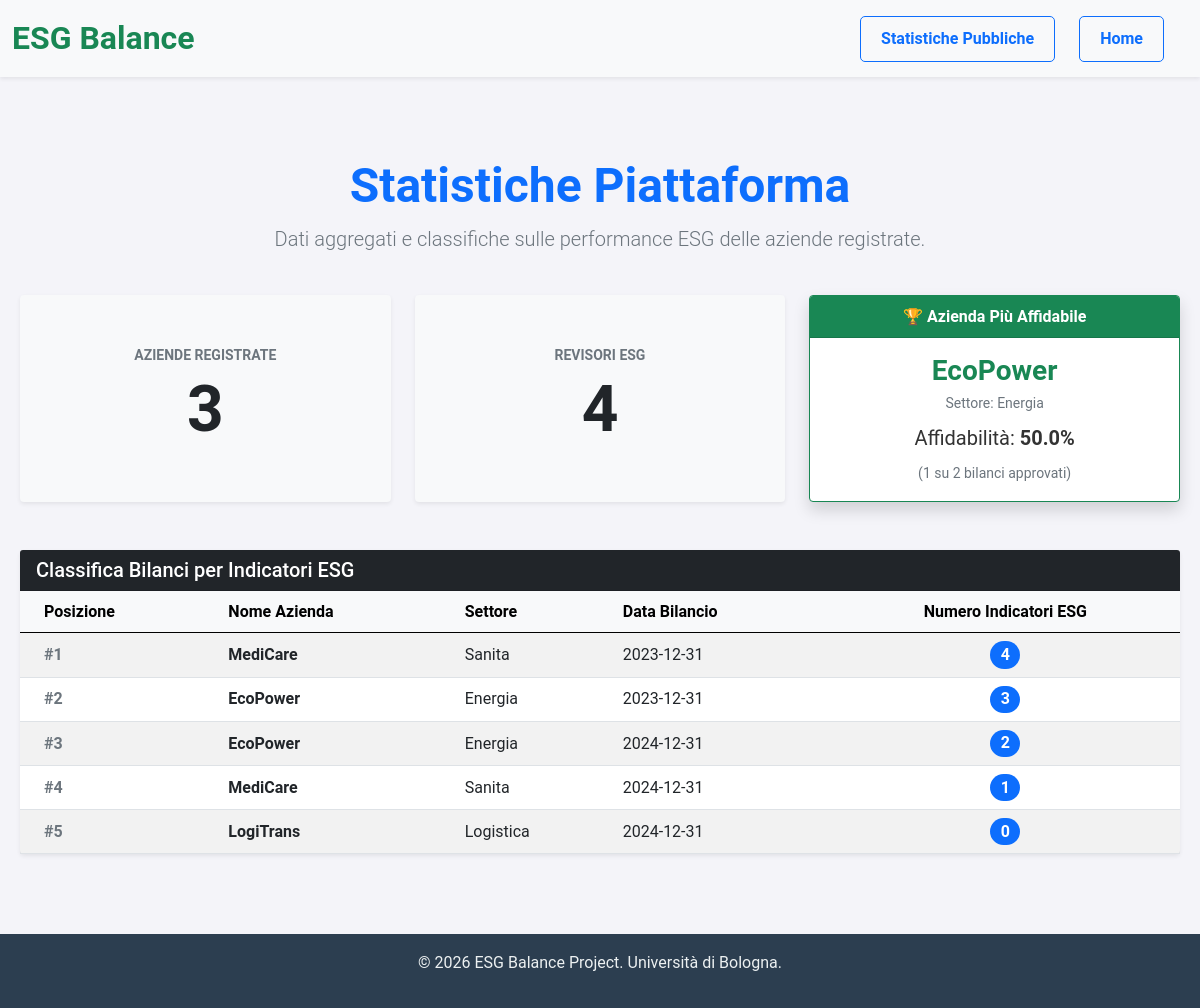
The page /views/statistiche.php on the database its author committed.
### tables this page shows
CREATE TABLE if NOT Exists Azienda (
    RagioneSociale VARCHAR(255) PRIMARY KEY,
    Nome VARCHAR(200),
    Settore VARCHAR(200),
    NBilanci INT DEFAULT 0,
    NDipendenti INT,
    Logo VARCHAR(255),
    PartitaIva VARCHAR(11) UNIQUE,
    Responsabile VARCHAR(20),
    Foreign Key (Responsabile) REFERENCES Responsabile (Utente)
);

### public/views/statistiche.php (the view, shortened to what this page needs)
<?php
require_once __DIR__ . '/header.php';
try {
    $db = Database::getInstance();
    $conn = $db->getConnection();
} catch (Exception $e) {
    $erroreDb = "Errore di connessione al database: " . $e->getMessage();
}
$numAziende = 0;
$numRevisori = 0;
$aziendaTop = null;
$classificaESG = [];
if (!isset($erroreDb)) {
    try {
        $stmt1 = $conn->query("SELECT NumeroAziende FROM NumeroAziende");
        $numAziende = $stmt1->fetchColumn() ?: 0;
        $stmt2 = $conn->query("SELECT NumeroRevisoriESG FROM NumeroRevisoriESG");
        $numRevisori = $stmt2->fetchColumn() ?: 0;
        $stmt3 = $conn->query("SELECT * FROM AziendaAffidabilitaMaggiore");
        $aziendaTop = $stmt3->fetch(PDO::FETCH_ASSOC);
        $stmt4 = $conn->query("SELECT * FROM Vista_ClassificaESG ORDER BY Numero_Indicatori_ESG DESC, DataBilancio DESC");
        $classificaESG = $stmt4->fetchAll(PDO::FETCH_ASSOC);
    } catch (PDOException $e) {
        $erroreDb = "Errore nel caricamento delle statistiche: " . $e->getMessage();
    }
}
?>
<div class="container my-5">
    <div class="row mb-4">
        <div class="col-12 text-center">
            <h1 class="display-5 fw-bold text-primary">Statistiche Piattaforma</h1>
            <p class="text-muted lead">Dati aggregati e classifiche sulle performance ESG delle aziende registrate.</p>
        </div>
    </div>
    <?php if (isset($erroreDb)): ?>
        <div class="alert alert-danger" role="alert">
            <?php echo htmlspecialchars($erroreDb); ?>
        </div>
    <?php else: ?>
        <div class="row g-4 mb-5">
            <div class="col-md-4">
                <div class="card h-100 shadow-sm border-0 bg-light text-center">
                    <div class="card-body d-flex flex-column justify-content-center">
                        <h5 class="text-uppercase text-muted small fw-bold">Aziende Registrate</h5>
                        <h2 class="display-3 text-dark mb-0 fw-bold"><?php echo (int) $numAziende; ?></h2>
                    </div>
                </div>
            </div>
            <div class="col-md-4">
                <div class="card h-100 shadow-sm border-0 bg-light text-center">
                    <div class="card-body d-flex flex-column justify-content-center">
                        <h5 class="text-uppercase text-muted small fw-bold">Revisori ESG</h5>
                        <h2 class="display-3 text-dark mb-0 fw-bold"><?php echo (int) $numRevisori; ?></h2>
                    </div>
                </div>
            </div>
            <div class="col-md-4">
                <div class="card h-100 shadow border-success text-center">
                    <div class="card-header bg-success text-white fw-bold">
                        🏆 Azienda Più Affidabile
                    </div>
                    <div class="card-body d-flex flex-column justify-content-center">
                        <?php if ($aziendaTop && !empty($aziendaTop['NomeAzienda'])): ?>
                            <h3 class="text-success fw-bold mb-1">
                                <?php echo htmlspecialchars($aziendaTop['NomeAzienda']); ?>
                            </h3>
                            <p class="text-muted small mb-2">Settore: <?php echo htmlspecialchars($aziendaTop['Settore']); ?>
                            </p>
                            <div class="fs-5">
                                Affidabilità:
                                <strong><?php echo number_format((float) $aziendaTop['Percentuale_Affidabilita'], 1); ?>%</strong>
                            </div>
                            <div class="small text-muted mt-2">
                                (<?php echo (int) $aziendaTop['NumApprovazioni']; ?> su
                                <?php echo (int) $aziendaTop['NumTotali']; ?> bilanci approvati)
                            </div>
                        <?php else: ?>
                            <p class="text-muted mb-0">Dati insufficienti per il calcolo.</p>
                        <?php endif; ?>
                    </div>
                </div>
            </div>
        </div>
        <div class="row">
            <div class="col-12">
                <div class="card shadow-sm border-0">
                    <div class="card-header bg-dark text-white">
                        <h5 class="mb-0">Classifica Bilanci per Indicatori ESG</h5>
                    </div>
                    <div class="card-body p-0">
                        <div class="table-responsive">
                            <table class="table table-hover table-striped align-middle mb-0">
                                <thead class="table-light">
                                    <tr>
                                        <th class="ps-4">Posizione</th>
                                        <th>Nome Azienda</th>
                                        <th>Settore</th>
                                        <th>Data Bilancio</th>
                                        <th class="text-center">Numero Indicatori ESG</th>
                                    </tr>
                                </thead>
                                <tbody>
                                    <?php if (empty($classificaESG)): ?>
                                        <tr>
                                            <td colspan="5" class="text-center text-muted py-4">Nessun bilancio o indicatore
                                                associato al momento.</td>
                                        </tr>
                                    <?php else: ?>
                                        <?php $pos = 1;
                                        foreach ($classificaESG as $riga): ?>
                                            <tr>
                                                <td class="ps-4 fw-bold text-muted">#<?php echo $pos++; ?></td>
                                                <td class="fw-bold"><?php echo htmlspecialchars($riga['NomeAzienda']); ?></td>
                                                <td><?php echo htmlspecialchars($riga['Settore']); ?></td>
                                                <td><?php echo htmlspecialchars($riga['DataBilancio']); ?></td>
                                                <td class="text-center">
                                                    <span class="badge bg-primary rounded-pill fs-6">
                                                        <?php echo (int) $riga['Numero_Indicatori_ESG']; ?>
                                                    </span>
                                                </td>
                                            </tr>
                                        <?php endforeach; ?>
                                    <?php endif; ?>
                                </tbody>
                            </table>
                        </div>
                    </div>
                </div>
            </div>
        </div>
    <?php endif; ?>
</div>
<?php require_once __DIR__ . '/footer.php'; ?>

### public/views/header.php (shortened to what this page needs)
<!DOCTYPE html>
<html lang="it">
<head>
    <link rel="stylesheet" href="/assets/bootstrap/css/bootstrap.min.css">
    <link rel="stylesheet" href="/assets/css/style.css">
</head>
<body>
    <nav class="navbar navbar-expand-lg navbar-light bg-light shadow-sm py-2">
        <div class="container-fluid">
            <a class="navbar-brand fs-2 fw-bold text-success" href="/">ESG Balance</a>
            <div class="collapse navbar-collapse" id="navbarNav">
                <ul class="navbar-nav ms-auto align-items-center">
                    <li class="nav-item me-lg-4 mb-2 mb-lg-0">
                        <a class="btn btn-outline-primary fw-bold" href="/views/statistiche.php">
                            Statistiche Pubbliche
                        </a>
                    </li>
                    <li class="nav-item me-lg-4 mb-2 mb-lg-0">
                        <a class="btn btn-outline-primary fw-bold" href="/index.php">
                            Home
                        </a>
                    </li>
                </ul>
            </div>
        </div>
    </nav>
    <main>

### public/views/footer.php (shortened to what this page needs)
</main>
<footer class="main-footer">
    <div class="container">
        <p>&copy;
            <?php echo date('Y'); ?> ESG Balance Project. Università di Bologna.
        </p>
    </div>
</footer>
</body>
</html>

### public/assets/css/style.css (style rules this page uses)
* { box-sizing: border-box; margin: 0; padding: 0; }
body { font-family: 'Roboto', sans-serif; line-height: 1.6; background-color: #f4f4f9; color: #333; display: flex; flex-direction: column; min-height: 100vh; }
a { text-decoration: none; color: inherit; }
ul { list-style: none; }
.container { max-width: 1200px; margin: 0 auto; padding: 0 20px; }
main { flex: 1; padding: 2rem 0; }
.btn { display: inline-block; padding: 10px 20px; border-radius: 5px; transition: background 0.3s; font-weight: 500; }
.main-footer { background: #2c3e50; color: #ecf0f1; text-align: center; padding: 1rem 0; margin-top: auto; }

### rows shown on the page
azienda: Settore "Energia", NomeAzienda "EcoPower", DataBilancio "2023-12-31", Numero_Indicatori_ESG "3", DataBilancio "2024-12-31", Numero_Indicatori_ESG "2"
azienda: NomeAzienda "MediCare", Settore "Sanita", DataBilancio "2023-12-31", Numero_Indicatori_ESG "4", DataBilancio "2024-12-31", Numero_Indicatori_ESG "1"
azienda: NomeAzienda "LogiTrans", Settore "Logistica", DataBilancio "2024-12-31", Numero_Indicatori_ESG "0"

### other values the page prints
$numAziende "3"
$numRevisori "4"
$aziendaTop['NomeAzienda'] "EcoPower"
$aziendaTop['Percentuale_Affidabilita'] "50.0"
$aziendaTop['NumApprovazioni'] "1"
$aziendaTop['NumTotali'] "2"
